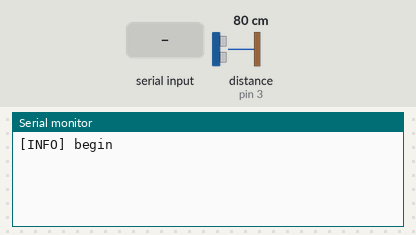
A sketch run on a simulated Arduino Uno, built with avr-gcc and run on an emulated ATmega328P. On the bench: the last lines printed to the serial monitor. Inputs (shaded band) come from the test bench; at power-on: distance to the obstacle (sensor on pin 3) 80 cm. The echo pulse lasts 58.3 µs per cm.

Above: at 0.8 s.
0.9 s: "Height:1\n" received over Serial
At 3.1 s:
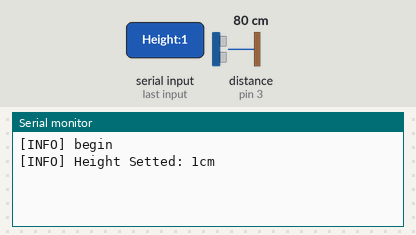
3.4 s: "DelayTime:1\n" received over Serial
At 5.4 s:
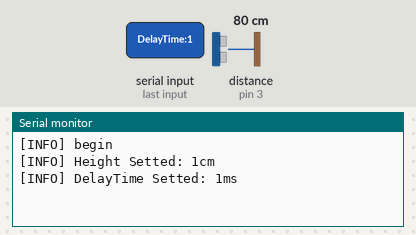
5.9 s: "finish:1\n" received over Serial
At 6.97 s:
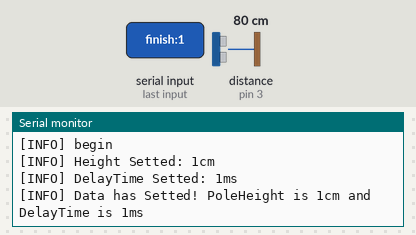
8.4 s: distance to the obstacle (sensor on pin 3) set to 2 cm
At 9.4 s:
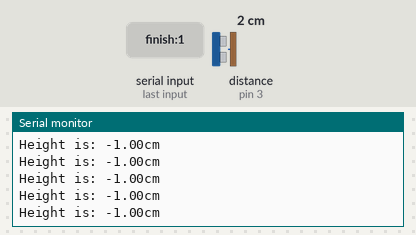
11.4 s: distance to the obstacle (sensor on pin 3) set to 18 cm
At 12.5 s:
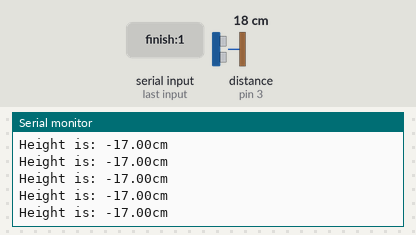
14.4 s: distance to the obstacle (sensor on pin 3) set to 4 cm
At 14.9 s:
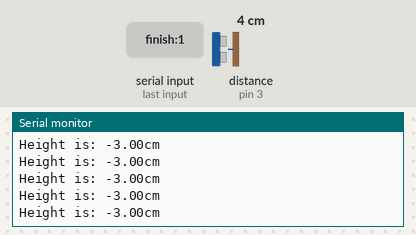
Timing chart, 0 to 17.4 s (numbered marks = the images above; inputs shaded):
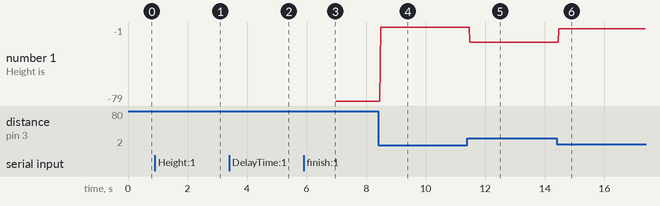

The sketch:

index.ino
```cpp
float cm, Height;
String RetString, Strname, PoleHeight_String;
int TrigPin = 2,
    EchoPin = 3,
    StrSeg,
    PoleHeight, //杆子高度
    DelayTime; //延时时间


void setup(){
  Serial.begin(9600);
  printinfo("begin");
  pinMode(TrigPin, OUTPUT); //设置Pin口模式
  pinMode(EchoPin, INPUT);
 while (true){
    RetString = Serial.readString();
    StrSeg = RetString.indexOf(':'); //找到 ":" 的位置
    if (StrSeg != "-1"){  // 也就是有这玩意儿的时候

      Strname = RetString.substring(0, StrSeg); //获取位置0到:间的字符串

      if(Strname == "Height"){

        PoleHeight_String  =  RetString.substring(StrSeg + 1, -1); //由于这玩意儿没法赋值给string，暂时瞎开一个变量凑合着用

        if (PoleHeight_String == "auto"){ //自动模式时取5次当前位置的高度
          printinfo("Height Auto Mode Started.");

          for(int count = 1;count<=5;count++){
              MeasureHeight();
              Height += cm;
              printinfo("Count(" + String(count) + "): " + String(cm) + "cm Added");
              delay(50);
          }

          PoleHeight = Height / 5;
        }else {
          PoleHeight = PoleHeight_String.toInt(); //int != string，要转换一波
        }
          printinfo("Height Setted: " + String(PoleHeight) + "cm");
      }


       if(Strname == "DelayTime"){
          DelayTime  =  RetString.substring(StrSeg + 1, -1).toInt();
          printinfo("DelayTime Setted: " + String(DelayTime) + "ms");
       }

    }
//    if (PoleHeight != 0 && DelayTime != 0) {
      if(Strname == "finish"){
        printinfo("Data has Setted! PoleHeight is " + String(PoleHeight) + "cm and DelayTime is " + String(DelayTime) + "ms");
        break;
      }

    delay(50);
  }
}

void loop(){
  MeasureHeight();
  cm = PoleHeight - (int(cm * 100)) / 100; //减去距离得到身高
  Serial.println("Height is: " +  String(cm) + "cm");
  delay(DelayTime);
}

void MeasureHeight(){
  digitalWrite(TrigPin, LOW);
  delayMicroseconds(2);
  digitalWrite(TrigPin, HIGH);
  delayMicroseconds(10);
  digitalWrite(TrigPin, LOW);

  cm = pulseIn(EchoPin, HIGH) / 58; //将回波时间换算成cm

  return cm;
}

void printinfo(String str){
  Serial.println("[INFO] " + str);
}
```

Measured:
- after the input at 0.9 s, the serial monitor: prints a new line after 1.0 s (image 1)
- after the input at 3.4 s, the serial monitor: prints a new line after 1.0 s (image 2)
- after the input at 5.9 s, the serial monitor: prints a new line after 1.0 s (image 3)
- after the input at 8.4 s, the serial monitor: prints a new line after 0.08 s (image 4)
- after the input at 11.4 s, the serial monitor: prints a new line after 0.08 s (image 5)
- after the input at 14.4 s, the serial monitor: prints a new line after 0.07 s (image 6)
- plotted number 1: -79 → -1 after the input at 8.4 s, -1 → -17 after the input at 11.4 s, -17 → -3 after the input at 14.4 s
